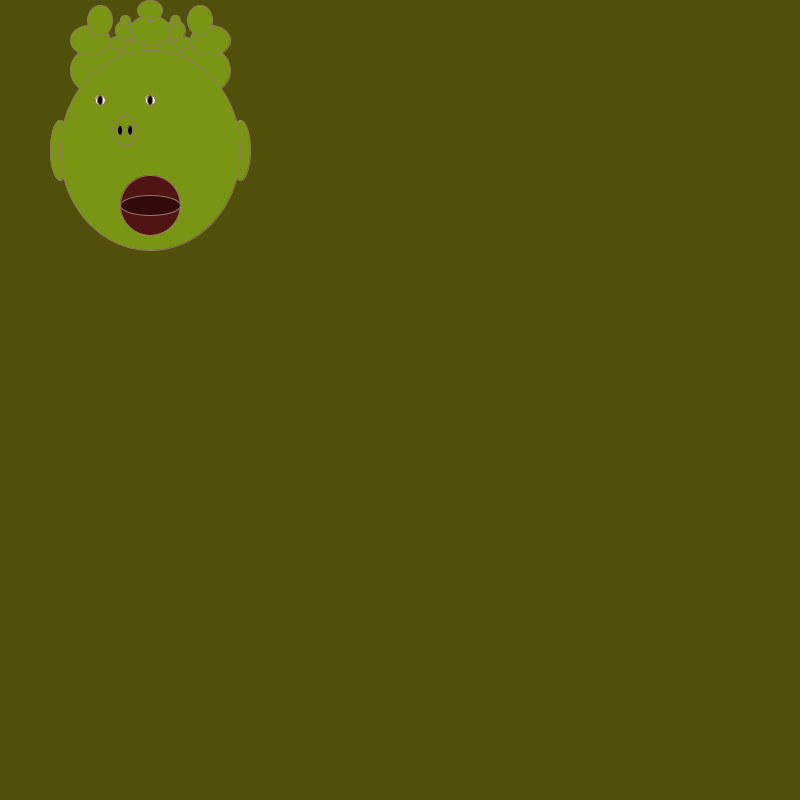
Frame 1 (no input)
Frame 60 (the mouse pressed at the canvas centre just before this capture): identical to frame 1, image omitted
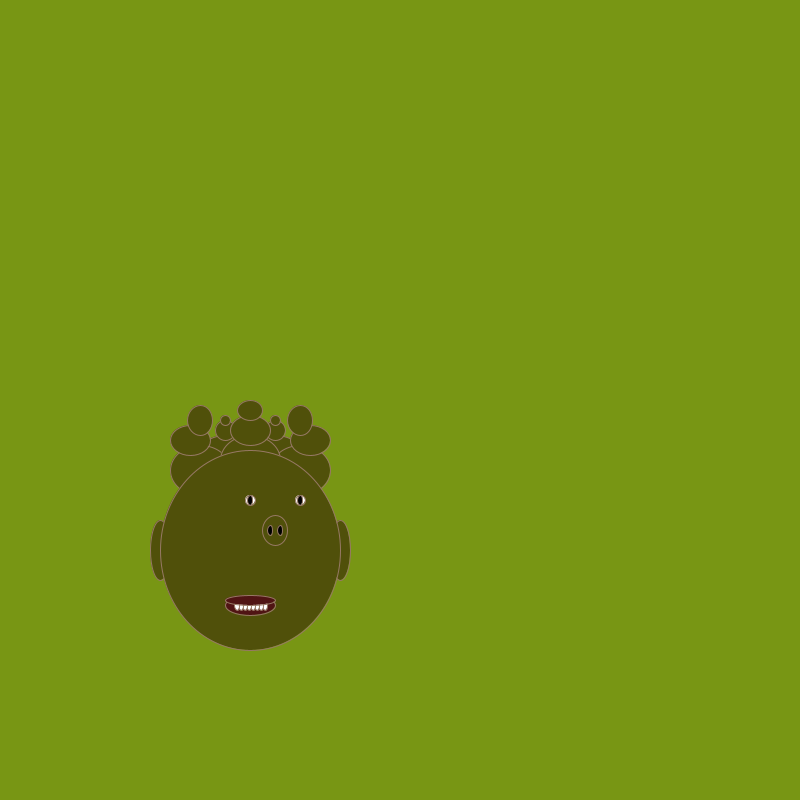
Frame 120 (the mouse held since frame 60 and released just before this capture)

The Processing sketch that drew these frames (run headless with seeded random() and noise(); from frame 60 on, the mouse is pressed at the canvas centre):

// Processing sketch: processing_146064
// ── processing_146064.pde

void setup(){
size(800,800);

}
void draw(){
background(120,150,20);
stroke(150,120,100);
fill(80,80,10);

 if(mousePressed){


 

//ellipse(mouseX-150,mouseY-300,300,300);
//ellipse(150,300,290,290);
//ellipse(150,300,280,280);

//hairs
ellipse(mouseX-125,mouseY+60,60,50);
ellipse(mouseX-125,mouseY+30,20,20);
ellipse(mouseX-125,mouseY+20,10,10);

ellipse(mouseX-175,mouseY+60,60,50);
ellipse(mouseX-175,mouseY+30,20,20);
ellipse(mouseX-175,mouseY+20,10,10);

ellipse(mouseX-100,mouseY+70,60,50);
ellipse(mouseX-90,mouseY+40,40,30);
ellipse(mouseX-100,mouseY+20,25,30);


ellipse(mouseX-200,mouseY+70,60,50);
ellipse(mouseX-210,mouseY+40,40,30);
ellipse(mouseX-200,mouseY+20,25,30);

ellipse(mouseX-150,mouseY+60,60,50);
ellipse(mouseX-150,mouseY+30,40,30);
ellipse(mouseX-150,mouseY+10,25,20);





//ears
ellipse(mouseX-60,mouseY+150,20,60);
ellipse(mouseX-240,mouseY+150,20,60);



//face
ellipse(mouseX-150,mouseY+150,180,200);

//eyes
fill(255);

ellipse(mouseX-100,mouseY+100,10,10);
ellipse(mouseX-150,mouseY+100,10,10);

//eyes
fill(0);
ellipse(mouseX-100,mouseY+100,5,10);
ellipse(mouseX-150,mouseY+100,5,10);

//nose
fill(80,80,10);
ellipse(mouseX-125,mouseY+130,25,30);

//nose holes
fill(0);
ellipse(mouseX-120,mouseY+130,5,10);
ellipse(mouseX-130,mouseY+130,5,10);


//mouth
fill(80,20,20);
ellipse(mouseX-150,mouseY+205,50,20);
//ellipse(150,200,50,10);

//teeth
fill(255);
ellipse(mouseX-135,mouseY+205,5,10);
ellipse(mouseX-139,mouseY+205,5,10);
ellipse(mouseX-143,mouseY+205,5,10);
ellipse(mouseX-147,mouseY+205,5,10);
ellipse(mouseX-151,mouseY+205,5,10);
ellipse(mouseX-155,mouseY+205,5,10);
ellipse(mouseX-159,mouseY+205,5,10);
ellipse(mouseX-163,mouseY+205,5,10);


//mouth
fill(80,20,20);
ellipse(mouseX-150,mouseY+200,50,10);

}

 
else{
  background(80,80,10);
   fill(120,150,20);
//hairs
ellipse(mouseX+125,mouseY+60,60,50);
ellipse(mouseX+125,mouseY+30,20,20);
ellipse(mouseX+125,mouseY+20,10,10);

ellipse(mouseX+175,mouseY+60,60,50);
ellipse(mouseX+175,mouseY+30,20,20);
ellipse(mouseX+175,mouseY+20,10,10);

ellipse(mouseX+100,mouseY+70,60,50);
ellipse(mouseX+90,mouseY+40,40,30);
ellipse(mouseX+100,mouseY+20,25,30);


ellipse(mouseX+200,mouseY+70,60,50);
ellipse(mouseX+210,mouseY+40,40,30);
ellipse(mouseX+200,mouseY+20,25,30);

ellipse(mouseX+150,mouseY+60,60,50);
ellipse(mouseX+150,mouseY+30,40,30);
ellipse(mouseX+150,mouseY+10,25,20);





//ears
ellipse(mouseX+60,mouseY+150,20,60);
ellipse(mouseX+240,mouseY+150,20,60);


//face
ellipse(mouseX+150,mouseY+150,180,200);

//eyes
fill(255);

ellipse(mouseX+100,mouseY+100,10,10);
ellipse(mouseX+150,mouseY+100,10,10);

//eyes
fill(0);
ellipse(mouseX+100,mouseY+100,5,10);
ellipse(mouseX+150,mouseY+100,5,10);

//nose
fill(120,150,20);
ellipse(mouseX+125,mouseY+130,25,30);

//nose holes
fill(0);
ellipse(mouseX+120,mouseY+130,5,10);
ellipse(mouseX+130,mouseY+130,5,10);


//mouth
fill(80,20,20);
ellipse(mouseX+150,mouseY+205,60,60);
//ellipse(150,200,50,10);

/*teeth
fill(255);
ellipse(mouseX+135,mouseY+205,5,10);
ellipse(mouseX+139,mouseY+205,5,10);
ellipse(mouseX+143,mouseY+205,5,10);
ellipse(mouseX+147,mouseY+205,5,10);
ellipse(mouseX+151,mouseY+205,5,10);
ellipse(mouseX+155,mouseY+205,5,10);
ellipse(mouseX+159,mouseY+205,5,10);
ellipse(mouseX+163,mouseY+205,5,10);


//mouth
fill(80,20,20);
ellipse(mouseX+150,mouseY+200,50,10);
*/

//tougue
fill(50,10,10);
ellipse(mouseX+150,mouseY+205,60,20);
  }
 
}
